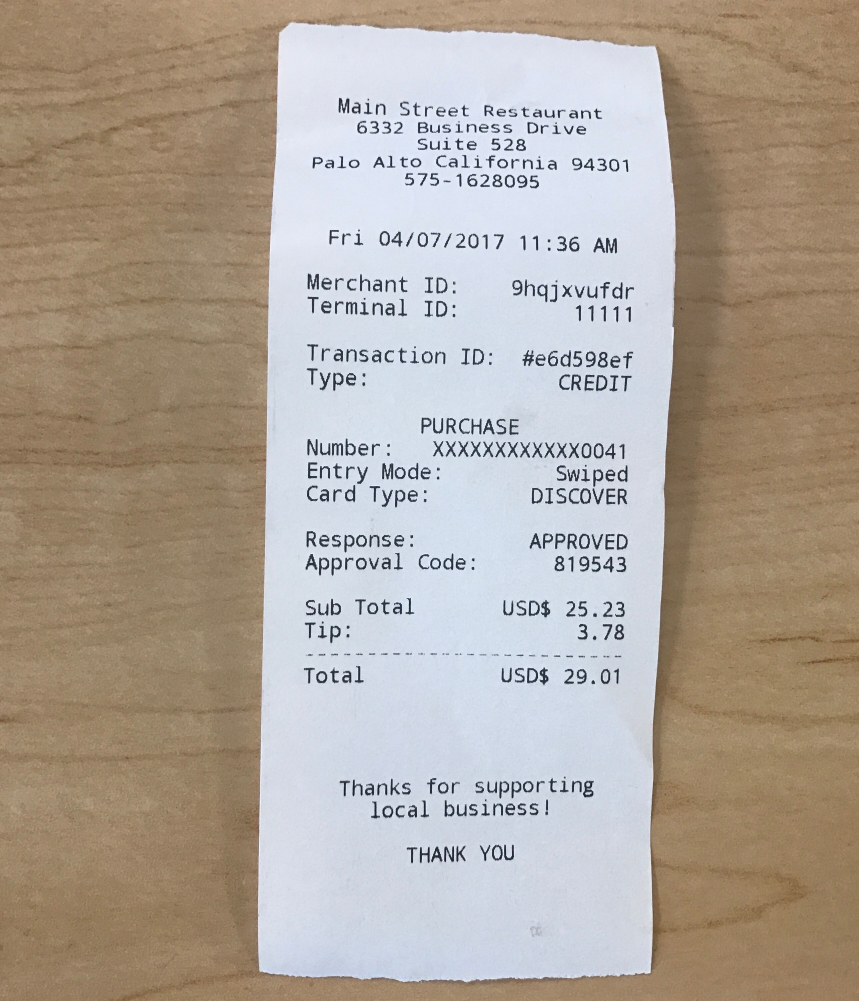
#> input picture Change Color of Particular Text in Image/2.JPG, 2577 x 3001 px (shown at 1/3 size)
$ python ' Problem2.py'
#> lines starting #> are read from the running program, lines starting #| are printed output that depends on the picture; after the words box and inside, x2 and y2 are one past the last pixel; in counts of white or black regions, pixels touching at a corner belong together
### Change Color of Particular Text in Image/transform.py
import numpy as np
import cv2

def order_points(pts):
	# initialzie a list of coordinates that will be ordered
	# such that the first entry in the list is the top-left,
	# the second entry is the top-right, the third is the
	# bottom-right, and the fourth is the bottom-left
	rect = np.zeros((4, 2), dtype = "float32")

	# the top-left point will have the smallest sum, whereas
	# the bottom-right point will have the largest sum
	s = pts.sum(axis = 1)
	rect[0] = pts[np.argmin(s)]
	rect[2] = pts[np.argmax(s)]

	# now, compute the difference between the points, the
	# top-right point will have the smallest difference,
	# whereas the bottom-left will have the largest difference
	diff = np.diff(pts, axis = 1)
	rect[1] = pts[np.argmin(diff)]
	rect[3] = pts[np.argmax(diff)]

	# return the ordered coordinates
	return rect

def four_point_transform(image, pts):
	# obtain a consistent order of the points and unpack them
	# individually
	rect = order_points(pts)
	(tl, tr, br, bl) = rect

	# compute the width of the new image, which will be the
	# maximum distance between bottom-right and bottom-left
	# x-coordiates or the top-right and top-left x-coordinates
	widthA = np.sqrt(((br[0] - bl[0]) ** 2) + ((br[1] - bl[1]) ** 2))
	widthB = np.sqrt(((tr[0] - tl[0]) ** 2) + ((tr[1] - tl[1]) ** 2))
	maxWidth = max(int(widthA), int(widthB))

	# compute the height of the new image, which will be the
	# maximum distance between the top-right and bottom-right
	# y-coordinates or the top-left and bottom-left y-coordinates
	heightA = np.sqrt(((tr[0] - br[0]) ** 2) + ((tr[1] - br[1]) ** 2))
	heightB = np.sqrt(((tl[0] - bl[0]) ** 2) + ((tl[1] - bl[1]) ** 2))
	maxHeight = max(int(heightA), int(heightB))

	# now that we have the dimensions of the new image, construct
	# the set of destination points to obtain a "birds eye view",
	# (i.e. top-down view) of the image, again specifying points
	# in the top-left, top-right, bottom-right, and bottom-left
	# order
	dst = np.array([
		[0, 0],
		[maxWidth - 1, 0],
		[maxWidth - 1, maxHeight - 1],
		[0, maxHeight - 1]], dtype = "float32")

	# compute the perspective transform matrix and then apply it
	M = cv2.getPerspectiveTransform(rect, dst)
	warped = cv2.warpPerspective(image, M, (maxWidth, maxHeight))

	# return the warped image
	return warped

### Change Color of Particular Text in Image/ Problem2.py
from transform import four_point_transform
import numpy as np
import cv2
import imutils
import pytesseract
from pytesseract import Output
from PIL import Image

fn="2.JPG"
image = cv2.imread(fn)
#> image is the input picture: shape (3001, 2577, 3); mean B, G, R 154.3, 165.2, 175.3
ratio = image.shape[0] / 500.0
#> ratio = 6
orig = image.copy()
image = imutils.resize(image, height = 500)
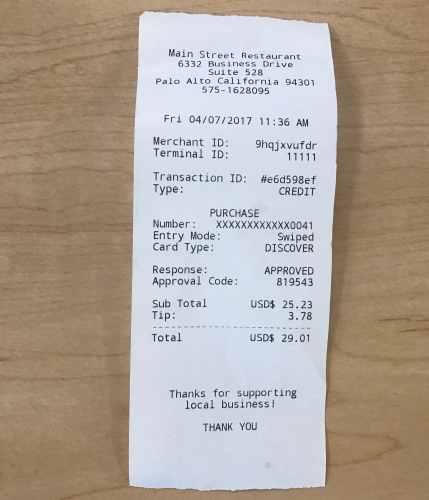
#> image: shape (500, 429, 3); mean B, G, R 154.3, 165.2, 175.3

# convert the image to grayscale, blur it, and find edges in the image
gray = cv2.cvtColor(image, cv2.COLOR_BGR2GRAY)
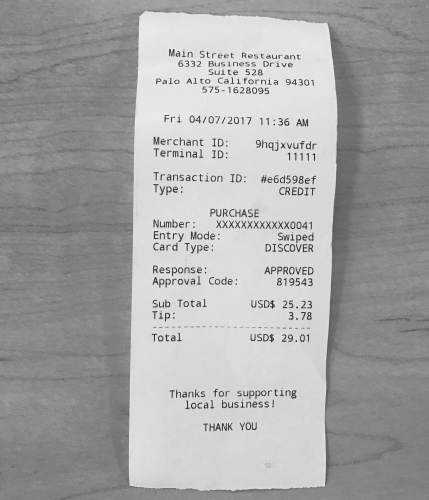
#> gray: shape (500, 429); min 42, max 244, mean 167
blur = cv2.GaussianBlur(gray, (5, 5), 0)
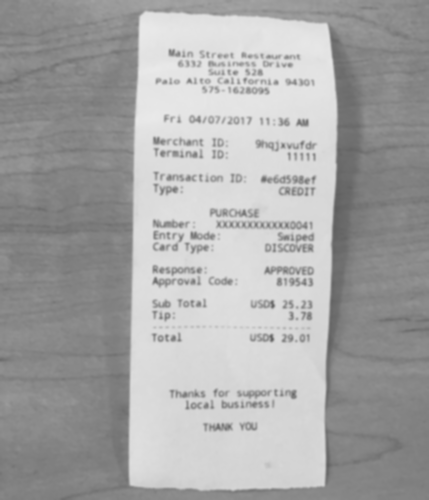
#> blur: shape (500, 429); min 94, max 233, mean 167
ret3,th3 = cv2.threshold(blur,0,255,cv2.THRESH_BINARY+cv2.THRESH_OTSU)
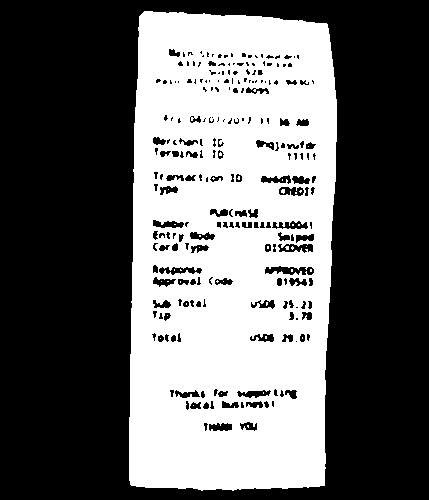
#> th3: shape (500, 429); 40.1% white; 40 white regions (39 under 20 px)
#> ret3 = 174

#contours
cnts = cv2.findContours(th3.copy(), cv2.RETR_LIST, cv2.CHAIN_APPROX_SIMPLE)
#> cnts = 277 contours, 128 with area under 20; largest, box (x1, y1, x2, y2) and area: (129, 11, 337, 491) 92734, (264, 265, 315, 276) 354, (277, 243, 314, 254) 268, (158, 266, 203, 276) 253, (271, 220, 309, 230) 235
cnts = imutils.grab_contours(cnts)
cnts = sorted(cnts, key = cv2.contourArea, reverse = True)[:5]
#> cnts = 5 contours; box (x1, y1, x2, y2) and area: (129, 11, 337, 491) 92734, (264, 265, 315, 276) 354, (277, 243, 314, 254) 268, (158, 266, 203, 276) 253, (271, 220, 309, 230) 235

# loop over the contours
for c in cnts:
    # approximate the contour
    peri = cv2.arcLength(c, True)
    approx = cv2.approxPolyDP(c, 0.02 * peri, True)

    # if our approximated contour has four points, then we
    # can assume that we have found our screen
    if len(approx) == 4:
        screenCnt = approx
        break
#> this loop made 1 pass
#> (peri, screenCnt) on pass 1: (1352, [[144, 11], [130, 484], [324, 485], [327, 24]])
screenCnt = approx
print(len(approx))
#| 4


if len(approx)==4:
    cv2.drawContours(image, [screenCnt], -1, (0, 255, 0), 2)
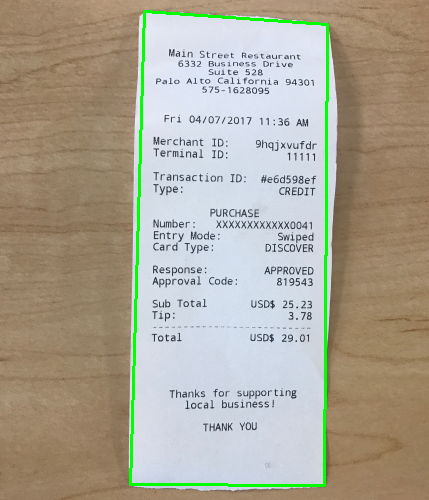
#> image: shape (500, 429, 3); 1.83% of pixels changed, all inside (x1, y1, x2, y2) = (129, 10, 329, 487)
    warped = four_point_transform(orig, screenCnt.reshape(4, 2) * ratio)
#> in order_points, `s = pts.sum(axis = 1)`: s = [930.3, 3685.2, 4855.6, 2106.7]
#> in order_points, `diff = np.diff(pts, axis = 1)`: diff = [-798.3, 2124.7, 966.3, -1818.6]
#> in four_point_transform, `rect = order_points(pts)`: rect = [[864.3, 66.02], [1962.7, 144], [1944.6, 2911], [780.3, 2905]]
#> in four_point_transform, `(tl, tr, br, bl) = rect`: tl = [864.3, 66.02]; tr = [1962.7, 144]; br = [1944.6, 2911]; bl = [780.3, 2905]
#> in four_point_transform, `widthA = np.sqrt(((br[0] - bl[0]) ** 2) + ((br[1] - bl[1]) ** 2))`: widthA = 1164.4
#> in four_point_transform, `widthB = np.sqrt(((tr[0] - tl[0]) ** 2) + ((tr[1] - tl[1]) ** 2))`: widthB = 1101.1
#> in four_point_transform, `maxWidth = max(int(widthA), int(widthB))`: maxWidth = 1164
#> in four_point_transform, `heightA = np.sqrt(((tr[0] - br[0]) ** 2) + ((tr[1] - br[1]) ** 2))`: heightA = 2767
#> in four_point_transform, `heightB = np.sqrt(((tl[0] - bl[0]) ** 2) + ((tl[1] - bl[1]) ** 2))`: heightB = 2840.2
#> in four_point_transform, `maxHeight = max(int(heightA), int(heightB))`: maxHeight = 2840
#> in four_point_transform, `dst = np.array([ [0, 0], [maxWidth - 1, 0], [maxWidth - 1, maxHeight -..`: dst = [[0, 0], [1163, 0], [1163, 2839], [0, 2839]]
#> in four_point_transform, `M = cv2.getPerspectiveTransform(rect, dst)`: M = [[1.01, 0.0299, -874.5], [-0.0736, 1.04, -4.79], [-2.42e-05, 1.99e-05, 1]]
#> in four_point_transform, `warped = cv2.warpPerspective(image, M, (maxWidth, maxHeight))`:
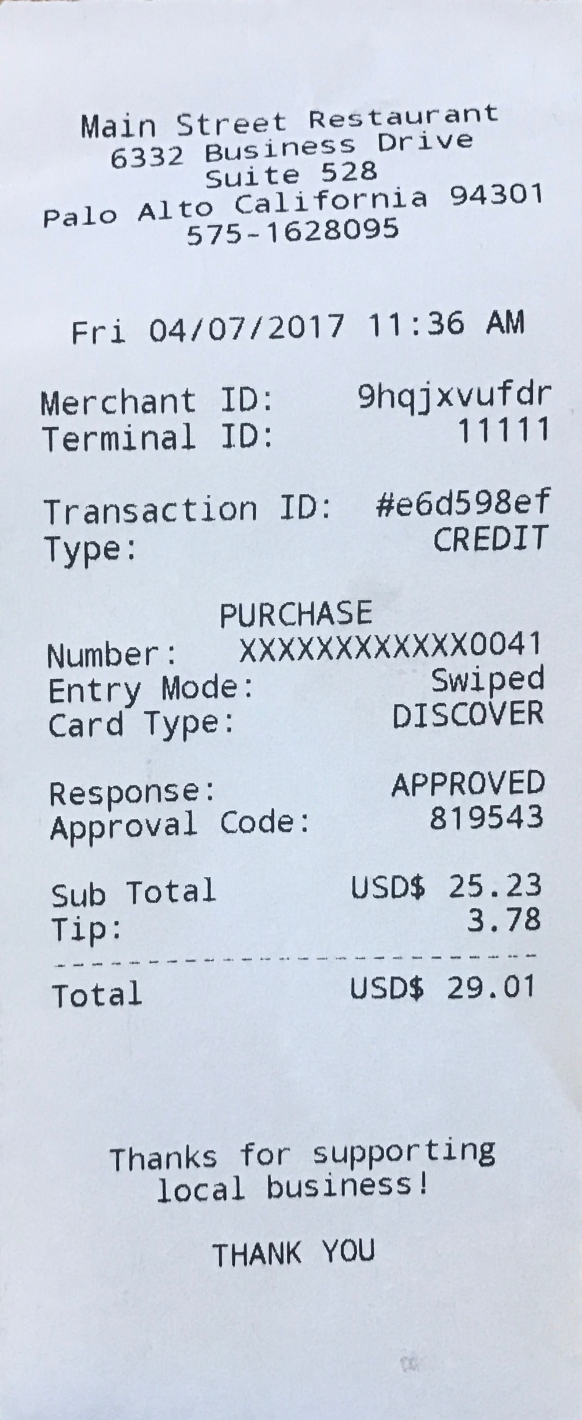
#> warped: shape (2840, 1164, 3) (shown at 1/2 size); mean B, G, R 224, 211.6, 203.8
    deno=cv2.fastNlMeansDenoising(warped,None,9,13)
    img=deno
    overlay=deno.copy()

    # run tesseract, returning the bounding boxes
#> (the run stopped early here; a loop or call above may not have finished)
